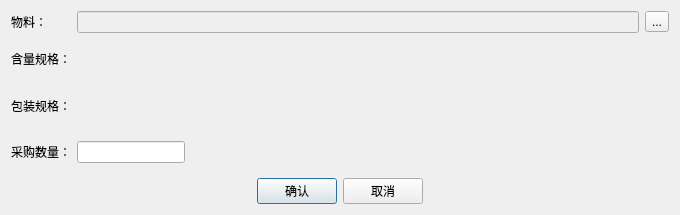
<?xml version="1.0" encoding="UTF-8"?>
<ui version="4.0">
 <class>Dialog</class>
 <widget class="QDialog" name="Dialog">
  <property name="geometry">
   <rect>
    <x>0</x>
    <y>0</y>
    <width>680</width>
    <height>215</height>
   </rect>
  </property>
  <property name="windowTitle">
   <string>编辑采购物料</string>
  </property>
  <layout class="QGridLayout" name="gridLayout">
   <item row="3" column="1">
    <layout class="QHBoxLayout" name="horizontalLayout">
     <item>
      <widget class="QLineEdit" name="lineEdit_amount">
       <property name="sizePolicy">
        <sizepolicy hsizetype="Fixed" vsizetype="Fixed">
         <horstretch>0</horstretch>
         <verstretch>0</verstretch>
        </sizepolicy>
       </property>
      </widget>
     </item>
     <item>
      <widget class="QLabel" name="label_unit">
       <property name="text">
        <string/>
       </property>
      </widget>
     </item>
    </layout>
   </item>
   <item row="3" column="0">
    <widget class="QLabel" name="label_4">
     <property name="text">
      <string>采购数量：</string>
     </property>
    </widget>
   </item>
   <item row="2" column="1">
    <widget class="QLabel" name="label_package">
     <property name="text">
      <string/>
     </property>
    </widget>
   </item>
   <item row="4" column="0" colspan="2">
    <layout class="QHBoxLayout" name="horizontalLayout_2">
     <item>
      <spacer name="horizontalSpacer_2">
       <property name="orientation">
        <enum>Qt::Horizontal</enum>
       </property>
       <property name="sizeHint" stdset="0">
        <size>
         <width>40</width>
         <height>20</height>
        </size>
       </property>
      </spacer>
     </item>
     <item>
      <widget class="QPushButton" name="pushButton_accept">
       <property name="text">
        <string>确认</string>
       </property>
      </widget>
     </item>
     <item>
      <widget class="QPushButton" name="pushButton_cancel">
       <property name="text">
        <string>取消</string>
       </property>
      </widget>
     </item>
     <item>
      <spacer name="horizontalSpacer">
       <property name="orientation">
        <enum>Qt::Horizontal</enum>
       </property>
       <property name="sizeHint" stdset="0">
        <size>
         <width>40</width>
         <height>20</height>
        </size>
       </property>
      </spacer>
     </item>
    </layout>
   </item>
   <item row="0" column="0">
    <widget class="QLabel" name="label">
     <property name="text">
      <string>物料：</string>
     </property>
    </widget>
   </item>
   <item row="2" column="0">
    <widget class="QLabel" name="label_3">
     <property name="text">
      <string>包装规格：</string>
     </property>
    </widget>
   </item>
   <item row="1" column="1">
    <widget class="QLabel" name="label_spec">
     <property name="text">
      <string/>
     </property>
    </widget>
   </item>
   <item row="1" column="0">
    <widget class="QLabel" name="label_2">
     <property name="text">
      <string>含量规格：</string>
     </property>
    </widget>
   </item>
   <item row="0" column="1">
    <layout class="QHBoxLayout" name="horizontalLayout_3">
     <item>
      <widget class="QLineEdit" name="lineEdit_stuff">
       <property name="enabled">
        <bool>false</bool>
       </property>
      </widget>
     </item>
     <item>
      <widget class="QToolButton" name="toolButton_more">
       <property name="text">
        <string>...</string>
       </property>
      </widget>
     </item>
    </layout>
   </item>
  </layout>
 </widget>
 <resources/>
 <connections/>
</ui>
